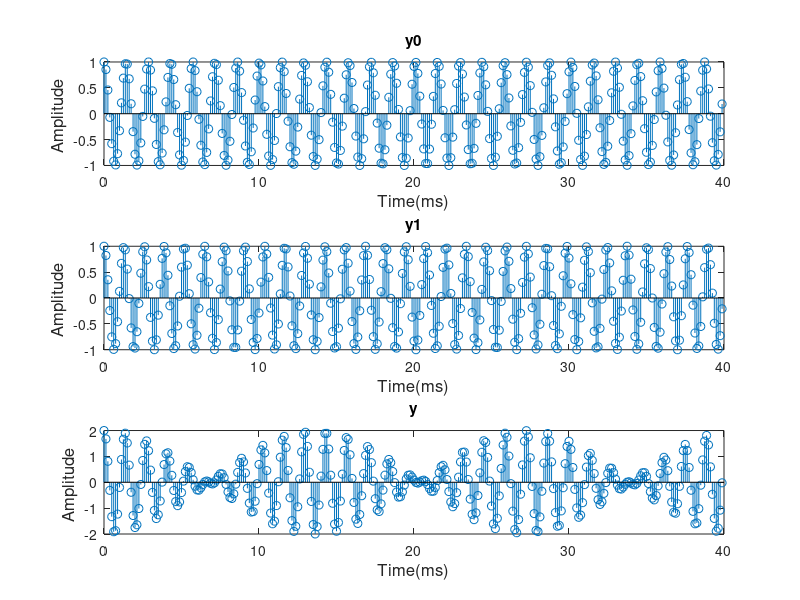
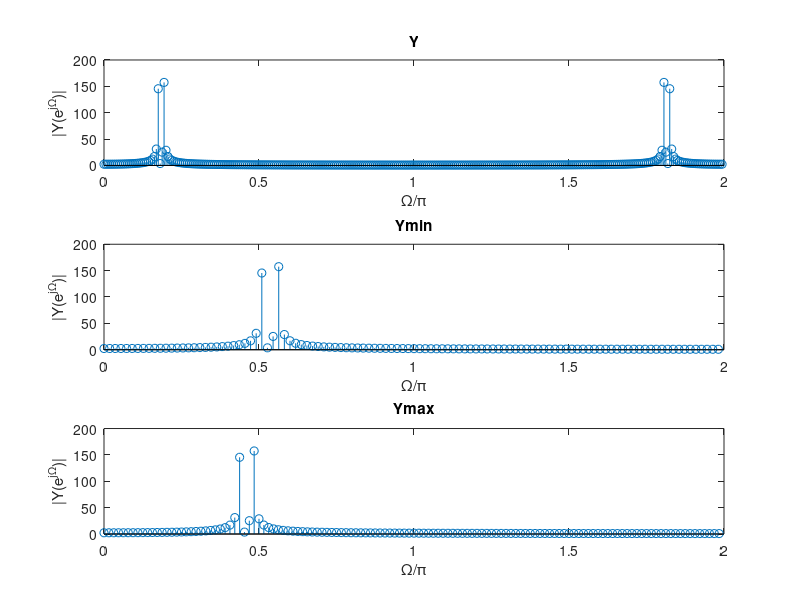

MATLAB code for these plots, in order: (Note: this script raises an error after producing the figures.)
clear all; close all; clc;

B0 = [1 -0.854];
A0 = [1 -1.708 1];
B1 = [1 -0.823];
A1 = [1 -1.645 1];
T1 = 0.04;
f_a = 8000;
N = T1 * f_a;% change here!
x = zeros(1,N);
x(1) = 1;

% 2.(c) Berechnen Sie die Ausgangsignale
y0 = filter(B0,A0,x);
y1 = filter(B1,A1,x);
y = y0 + y1;

% 2.(d) Darstellen Sie die Signale y0(n), y1(n), y(n) = y0(n) + y1(n):
n = 0:(N-1);
n = n * T1 / N * 1000;
figure;
subplot(3,1,1); stem(n,y0);xlabel('Time(ms)','fontsize',12);ylabel('Amplitude ','fontsize',12);title('y0');
subplot(3,1,2); stem(n,y1);xlabel('Time(ms)','fontsize',12);ylabel('Amplitude ','fontsize',12);title('y1');
subplot(3,1,3); stem(n,y);xlabel('Time(ms)','fontsize',12);ylabel('Amplitude ','fontsize',12);title('y');

% 3.(d) Bestimmen und darstellen Sie den Amplitudengang von y(n) mit der
% DFTs der Längen N, Nmin und Nmax
figure;
subplot(3,1,1);
Y=abs(fft(y)); W=2*(0:N-1)/N; stem(W,Y);xlabel('\Omega/\pi');ylabel('|Y(e^{j\Omega})|');title('Y');
subplot(3,1,2);
Nmin = 110;
Ymin = Y(1:Nmin);
W = 2*(0:Nmin-1)/Nmin; stem(W,Ymin);xlabel('\Omega/\pi');ylabel('|Y(e^{j\Omega})|');title('Ymin');
subplot(3,1,3);
Nmax = 128;
Ymax = Y(1:Nmax); 
W = 2*(0:Nmax-1)/Nmax; stem(W,Ymax);xlabel('\Omega/\pi');ylabel('|Y(e^{j\Omega})|');title('Ymax');

% 4.(a) Berechnen und darstellen Sie den Amplitudengang des Blackmanfensters ( w=blackman(...) )
w = blackman(Nmax);%change here 5(a)
wvtool(w)

% 5. Wiederholen Sie die Berechnung der DFT im Punkt-3 für N, Nmin und
% Nmax mit der Signalgewichtung mit einem Blackman-Fenster.
% (a) Erklären Sie, welche Auswirkung ergeben sich durch die Fensterung?
% Wird die Erkennung der Töne mit Fensterung erleichtert?
yb0 = y(1:N);%change here 5(a)
yb = yb0.* w.';
figure;
subplot(3,1,1);
Yb = abs(fft(yb)); W=2*(0:N-1)/N; stem(W,Yb);xlabel('\Omega/\pi');ylabel('|Y(e^{j\Omega})|');title('Y');
subplot(3,1,2);
Nmin = 110;
Yminb = Yb(1:Nmin);
W = 2*(0:Nmin-1)/Nmin; stem(W,Yminb);xlabel('\Omega/\pi');ylabel('|Y(e^{j\Omega})|');title('Ymin');
subplot(3,1,3);
Nmax = 128;
Ymaxb = Yb(1:Nmax); 
W = 2*(0:Nmax-1)/Nmax; stem(W,Ymaxb);xlabel('\Omega/\pi');ylabel('|Y(e^{j\Omega})|');title('Ymax');


